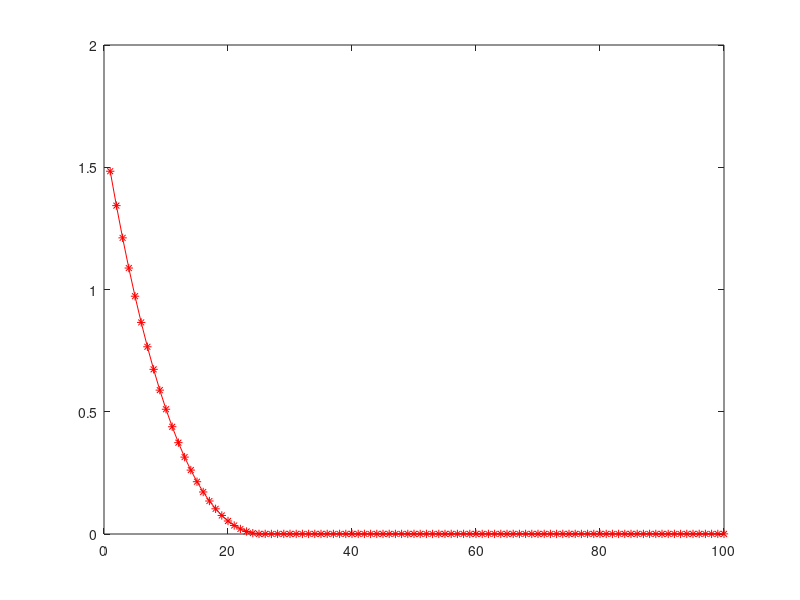
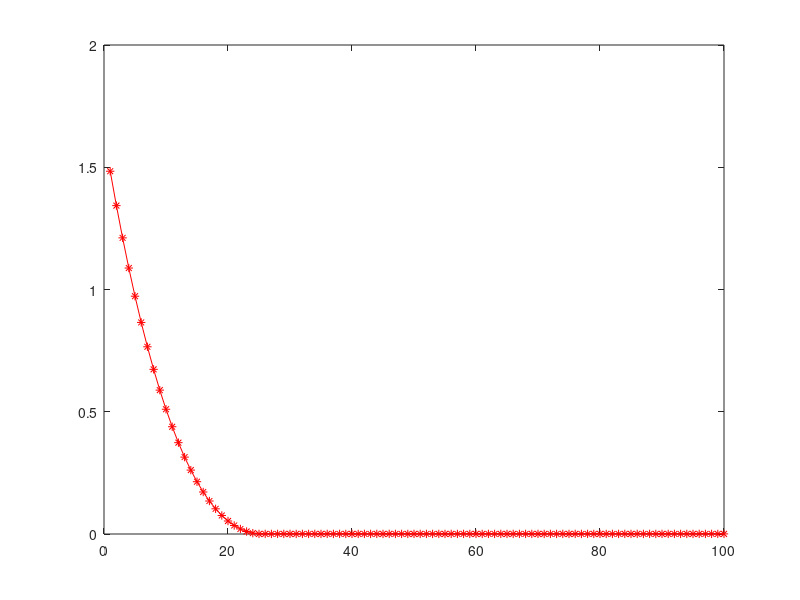
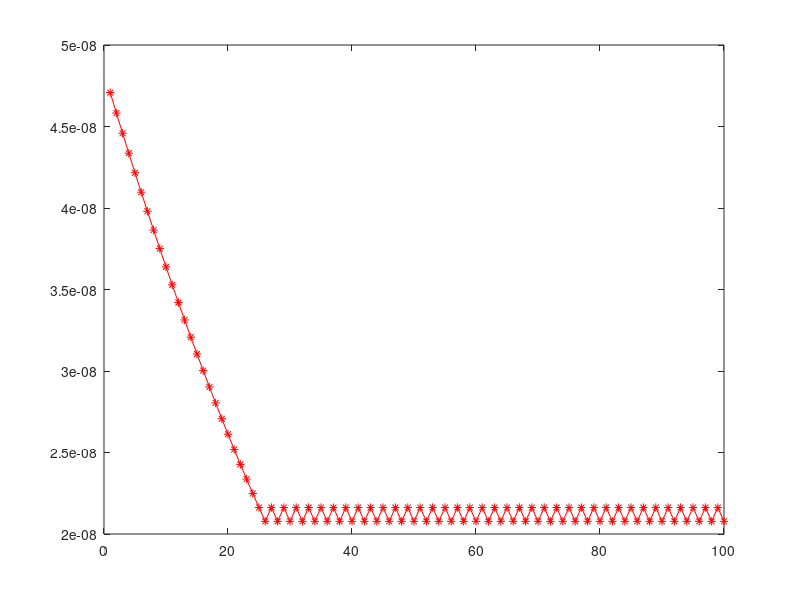

MATLAB code to generate these figures, in order: (Note: this script raises an error after producing the figures.)
clear all;
clc;

A1=[0.9999, 0.9999; 1.0001, 1.0001]
A2=[0.9998, 1.0001; 1.0001, 0.9999];
Lables=[1;1; 2;2];
AA=[A1;A2];
mean_A1=mean(A1)
mean_A2=mean(A2);
mean_AA=mean(AA);

no_fea=2

S_B=(2*(mean_A1-mean_AA)'*(mean_A1-mean_AA)+2*(mean_A2-mean_AA)'*(mean_A2-mean_AA));
%S_B=50*((mean_A1-mean_AA)'*(mean_A1-mean_AA)+(mean_A2-mean_AA)'*(mean_A2-mean_AA));

S_W=zeros(no_fea,no_fea);

[i j]=size(A1);


for k0=1:2
        S_W=S_W+(A1(k0,:)-mean_A1)'*(A1(k0,:)-mean_A1);
end


for k0=1:2
        S_W= S_W+(A2(k0,:)-mean_A2)'*(A2(k0,:)-mean_A2);
end


[m1,n1]=size(AA);
SB=S_B/4;
SW=S_W/4;
% E=S_W ;
v=1.79
A=-(SB-v*SW);
M=1;
%W=rand(n1,M);
W=randn(n1,M)/2;

 %W=orth(W);

 
 
R=eye(M);
 
 
Iterations=100;
 
r1=0.02;
 
r2=0.001;
 
Cost1=zeros(Iterations,1);
Cost2=zeros(Iterations,1);
Cost3=zeros(Iterations,1);
for k=1:Iterations;
%DF1=2*(SB-v*SW)*W+4*W*(R'*R)*W'*W-4*W*R'*R;
%DF1=2*A*W+4*W*(R'*R)*W'*W-4*W*R'*R;
DF1=2*A*W+2*W*(R'*R)*W'*W+2*W*W'*W*(R'*R)-4*W*R'*R;
%DF1=2*(SB-v*SW)*W+2*W*(R'*R)*W'*W+2*W*W'*W*(R'*R)-4*W*R'*R;
DF1=DF1/norm(DF1);
W=W-r1*DF1;


 
DF2=diag(diag(2*R*W'*W*W'*W-4*R*W'*W+2*R));
DF2=DF2/norm(DF2);
 if  Cost2(k)>0.01
            R=R+r2*DF2;
end
      
Cost1(k)=trace(W'*A*W)+trace(W'*W*R'*R*W'*W-R'*R*W'*W-W'*W*R'*R+R'*R);      
   
Cost2(k)=trace(W'*W*R'*R*W'*W-R'*R*W'*W-W'*W*R'*R+R'*R);
Cost3(k)=trace(W'*A*W);
 k 
end

figure(1)
plot(Cost1(1:Iterations),'r-*')

 
figure(2)
plot(Cost2(1:Iterations),'r-*')

figure(3)
plot(Cost3(1:Iterations),'r-*')

 x1=W'*AA';
 x2=x1';


%predict_label = knnclassify(x2, x2,Lables, 8);
%accuracy = length(find(predict_label ==Lables))/length(Lables)*100

% model= svmtrain2(Lables,x2,'-c 2 -t 2 -g 1');
% [predict_label, accuracy, dec_values]= svmpredict(Lables,x2,model);


%svmStruct= svmtrain(x2,Lables,'Kernel_Function','rbf','rbf_sigma',0.8,'method','SMO','showplot',true);

 svmStruct= svmtrain(x2,Lables,'Kernel_Function','rbf','method','LS'); 
 
classes = svmclassify(svmStruct,x2);
nCorrect=sum(classes==Lables);
accuracy=nCorrect/length(classes)
